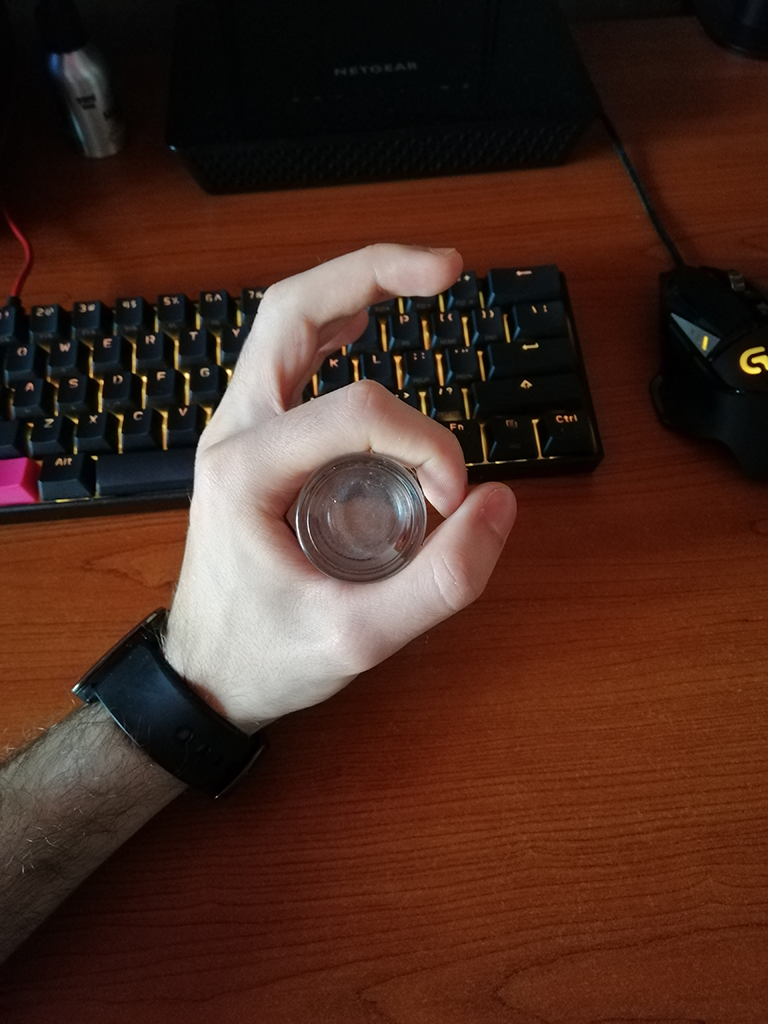
//> input picture houghCircles/bucato.png, 768 x 1024 px
$ ./hc bucato.png 100 100 100   (built with g++ and OpenCV 4)
//> lines starting //> are read from the running program, lines starting //| are printed output that depends on the picture; after the words box and inside, x2 and y2 are one past the last pixel; in counts of white or black regions, pixels touching at a corner belong together
#include <iostream>
#include <opencv2/opencv.hpp>

cv::Mat houghCircle(cv::Mat &canny, cv::Mat &src, int minrad, int maxrad, int threshold);


int main(int argc, char **argv)
{
  if(argc < 5)
  {
    std::cerr << "exe, path, min radius, max one, votes threshold" << std::endl;
    exit(EXIT_FAILURE);
  }
  cv::Mat src = cv::imread(argv[1], cv::IMREAD_COLOR);
//> src is the input picture: 1024 rows x 768 cols, CV_8UC3; mean B, G, R 32.7, 43.8, 73.9
  if(src.empty())
  {
    exit(EXIT_FAILURE);
  }
  cv::imshow("SRC", src);
  cv::cvtColor(src, src, cv::COLOR_BGR2GRAY);
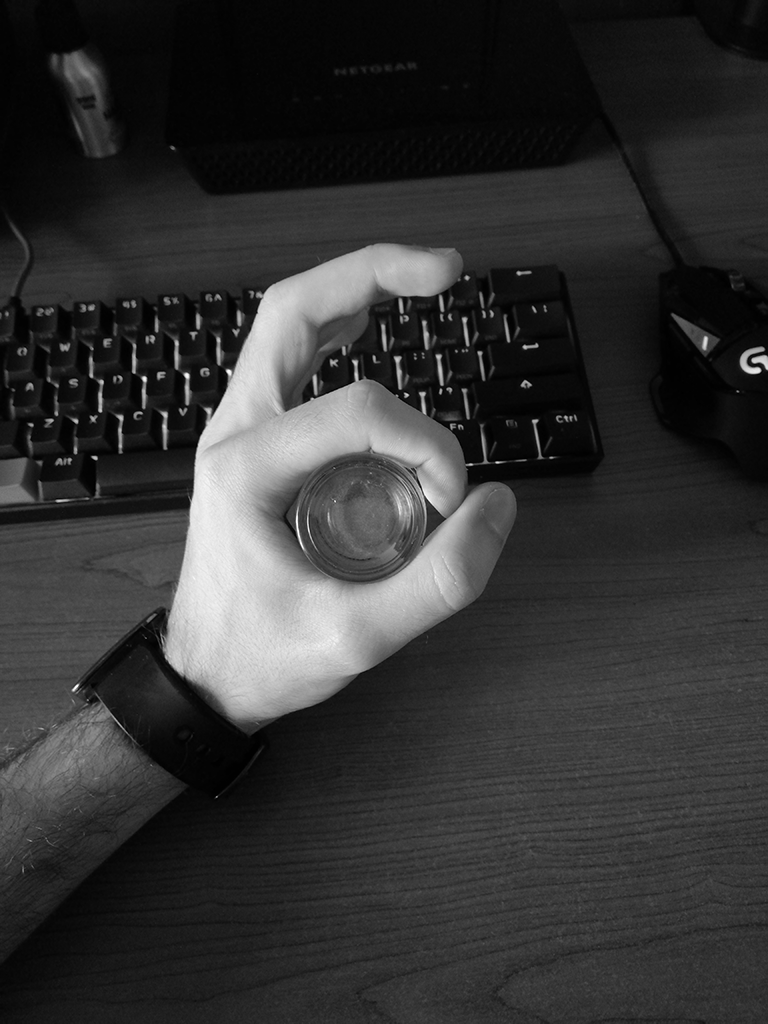
//> src: 1024 rows x 768 cols, CV_8UC1; min 0, max 255, mean 51.5

  //making a gaussian blur before canny
  cv::Mat blur;
  cv::GaussianBlur(src, blur, cv::Size(5,5), 2.4);
  cv::Mat canny;
  cv::Canny(blur, canny, 100, 150);
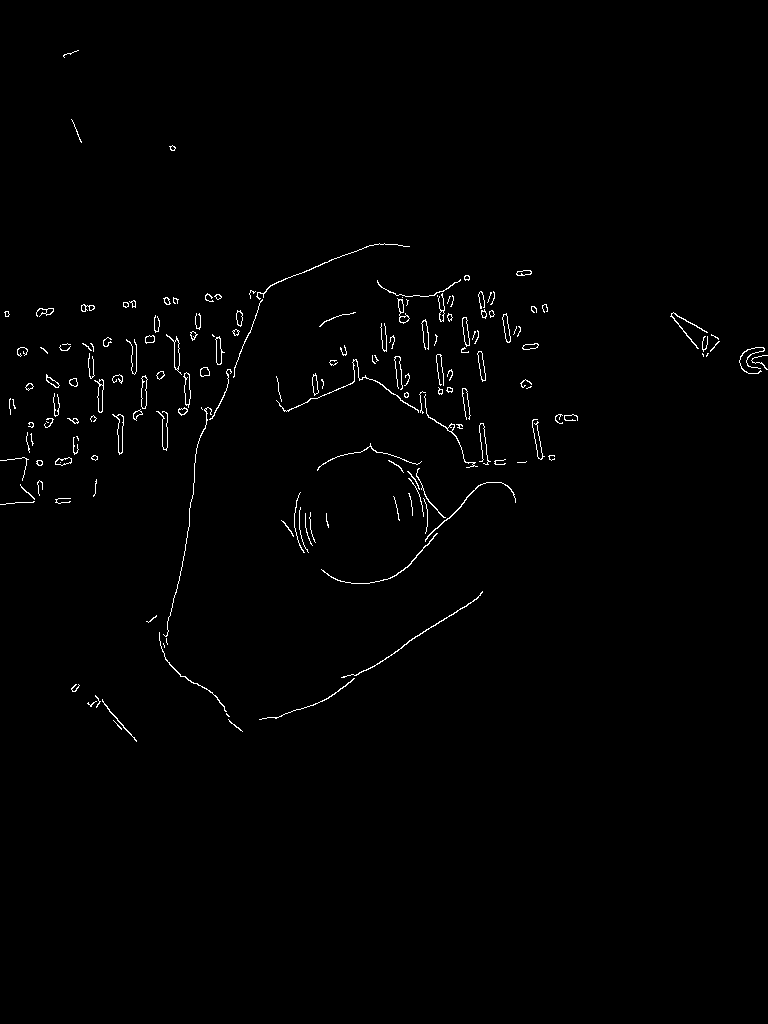
//> canny: 1024 rows x 768 cols, CV_8UC1; 0.91% white in thin lines or dots, all inside (x1, y1, x2, y2) = (0, 50, 768, 742)
  cv::imshow("Canny", canny);

  int minradius = atoi(argv[2]);
//> minradius = 100
  int maxradius = atoi(argv[3]);
//> maxradius = 100
  int threshold = atoi(argv[4]);
//> threshold = 100

  std::cout << "threshold " << threshold << std::endl;
//| threshold 100

  cv::Mat hough = houghCircle(canny, src, minradius, maxradius, threshold);

  cv::imshow("Circles", hough);

  cv::waitKey(0);

  return 0;
}


cv::Mat houghCircle(cv::Mat &canny, cv::Mat &src, int minrad, int maxrad, int threshold)
{
//> called with minrad = 100, maxrad = 100, threshold = 100
  //creating a 3D matrix with size of A and B (polar coords) and the Radius of circles
  int size[] = {src.rows, src.cols, (maxrad-minrad)+1};
//> size = [1024, 768, 1]
  cv::Mat acc(3, size, cv::IMREAD_GRAYSCALE, cv::Scalar(0));

  cv::Mat hough = src.clone();

  cv::cvtColor(hough, hough,cv::COLOR_GRAY2BGR);


  //start voting
  for(int i = 0; i < src.rows; i++)
  {
    for(int j = 0; j < src.cols; j++)
    {
      if(canny.at<uchar>(i,j) != 0)
      {
        for(int r = minrad; r < maxrad; r++)
        {
          for(int t = 0; t < 360; t++)
          {
            int a = cvRound(i - r * (cos(t * CV_PI/180)));
            int b = cvRound(j - r * (sin(t * CV_PI/180)));
            if(a >= 0 && a < src.rows && b >= 0 && b < src.cols)
              acc.at<uchar>(a, b, r-minrad)++;
          }
        }
      }
    }
  }

  std::cerr << "Accumulator created" << std::endl;

  //if any of the votes are enough big than write down to hough matrix and return
  for(int x = 0; x < src.rows; x++)
  {
    for(int y = 0; y < src.cols; y++)
    {
      for(int r = 0; r < maxrad-minrad; r++)
      {
        if(acc.at<uchar>(x, y, r) > threshold)
          cv::circle(hough, cv::Point(y, x), r + minrad, cv::Scalar(0, 0, 255), 1);
      }
    }
  }

  std::cout << "fin." << std::endl;

  return hough;
}
